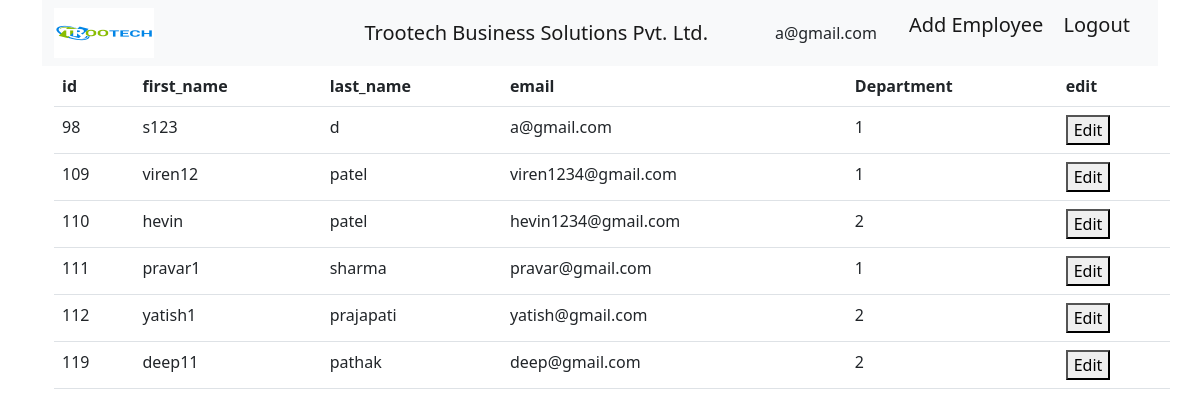
The page /employee_list/ (signed in) on the database its author committed.
### employee/models.py (models this page shows, shortened)
class Employee(AbstractUser):
    username = models.CharField(max_length=150, blank=True, unique=False)
    email = models.EmailField(max_length=100, unique=True)
    select_role = models.ManyToManyField(Depatment)
    USERNAME_FIELD = 'email'
    REQUIRED_FIELDS = ['username']
    is_deleted = models.BooleanField(default=False)
    @property
    def get_roles(self):
        return [select_value['name'] for select_value in self.select_role.values('name')]
    @property
    def has_access(self):
        roles = [select_value['name'] for select_value in self.select_role.values('name')]
        if roles.__contains__("HR") or roles.__contains__("CTO") or roles.__contains__("ADMIN"):
            return True
        return False

### employee/views.py (the view)
# urls.py: path('employee_list/',views.EmployeeList.as_view(),name = 'employee_list'),
@method_decorator(login_required(login_url="/login/"), name='dispatch')
class EmployeeList(ListView):
    template_name = 'employee_list.html'
    model = Employee
    queryset = Employee.objects.filter(is_deleted = False)
    context_object_name = 'employee'

### templates/employee_list.html (shortened to what this page needs)
{% include 'templates/employee_base.html' %}
<!DOCTYPE html>
<html>
<head>
    <link href=https://cdn.jsdelivr.net/npm/bootstrap@5.2.3/dist/css/bootstrap.min.css rel="stylesheet">
</head>
<body>
    <div class="container" style="width: 2000px">
        <table class="table">
            <thead class="thead-dark">
                <tr>
                    <th scope="col">id</th>
                    <th scope="col">first_name</th>
                    <th scope="col">last_name</th>
                    <th scope="col">email</th>
                    <th scope="col">Department</th>
                    <th scope="col">edit</th>
                </tr>
            </thead>
            {% for employee_detils in employee %}
            <tr>
                <td>{{employee_detils.id}}</td>
                <td>{{employee_detils.first_name}}</td>
                <td>{{employee_detils.last_name}}</td>
                <td>{{employee_detils.email}}</td>
                <td data-bs-toggle="tooltip" data-bs-placement="left" title="{% for role in employee_detils.select_role.values %}{{ role.name }} &nbsp;{% endfor%}">{{employee_detils.select_role.count}}</td>
                <td>
                    <form method="GET" action="/employee_edit/{{employee_detils.pk}}">
                        <button type="edit">Edit</button>
                    </form>
            </tr>
            {% endfor %}
        </table>
    </div>
    <link href=https://cdn.jsdelivr.net/npm/bootstrap@5.2.3/dist/js/bootstrap.min.js rel="stylesheet">
    <link href=https://cdn.jsdelivr.net/npm/bootstrap@5.2.3/dist/js/bootstrap.bundle.min.js rel="stylesheet">
</body>
</html>

### templates/employee_base.html (shortened to what this page needs)
{% load static %}
<!DOCTYPE html>
<html>
    <head>
        <link href=https://cdn.jsdelivr.net/npm/bootstrap@5.2.3/dist/css/bootstrap.min.css rel ="stylesheet">
    </head>
    <body class="container">
        <nav class="navbar navbar-expand-lg bg-light">
            <div class="container-fluid">
              <img src="{%static 'logo.png'%}" width="100" height="50" alt="logo" class="d-inline-block align-text-top">
              <a class="navbar-brand mx-auto" style="width: 200px;">Trootech Business Solutions Pvt. Ltd.</a>
                {% if request.user.is_authenticated %}
                   {{user.email}}
                {% endif %}
                <ul style="list-style-type: none;">
                    <li>
                      {% if 'HR' and 'ADMIN' and 'CTO' in request.user.get_roles %}
                        <a class="navbar-brand" href="{% url 'add_employee'%}" >Add Employee</a>
                      {% elif 'DEVELOPER' in request.user.get_roles %}
                        <a class="navbar-brand"  disabled>Add Employee</a>
                      {% elif 'ADMIN' in request.user.get_roles %}
                        <a class="navbar-brand" href="{% url 'add_employee'%}" >Add Employee</a>
                      {% elif 'HR' in request.user.get_roles %}
                        <a class="navbar-brand" href="{% url 'add_employee'%}" >Add Employee</a>
                      {% elif 'HR' and 'DEVELOPER' in request.user.get_roles %}
                        <a class="navbar-brand" href="{% url 'add_employee'%}" >Add Employee</a>
                      {% endif %}
                        <a class="navbar-brand" href="{% url 'logout' %}">Logout</a>
                    </li>
                </ul>
              </div>
          </nav>
    </body>
</html>

### rows shown on the page
Employee: email "a@gmail.com", id "98", first_name "s123", last_name "d", select_role.count "1"
Employee: id "109", first_name "viren12", last_name "patel", email "viren1234@gmail.com", select_role.count "1"
Employee: id "110", first_name "hevin", last_name "patel", email "hevin1234@gmail.com", select_role.count "2"
Employee: id "111", first_name "pravar1", last_name "sharma", email "pravar@gmail.com", select_role.count "1"
Employee: id "112", first_name "yatish1", last_name "prajapati", email "yatish@gmail.com", select_role.count "2"
Employee: id "119", first_name "deep11", last_name "pathak", email "deep@gmail.com", select_role.count "2"
